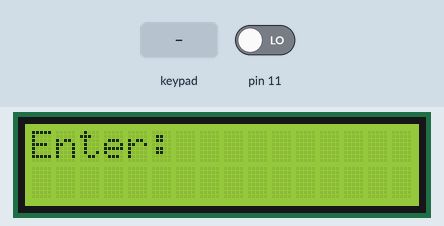
The sketch below on a simulated Arduino Uno, built with avr-gcc and run on an emulated ATmega328P. Shown: 16×2 character LCD. Wiring (inferred from the names in the program): 4×4 keypad with keys 1 2 3 C 4 5 6 B 7 8 9 D A 0 # O: rows pin 5, pin 4, pin 3, pin 2; columns pin 6, pin 7, pin 8, pin 9. Inputs (shaded band) come from the test bench; at power-on: pin 11 LOW. What the sketch prints to the serial monitor is not drawn.

Above: at 1.3 s.
1.4 s: keypad keys 5 4 3 2 A pressed 0.4 s apart
At 3.9 s:
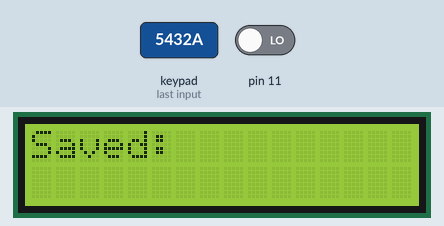
4.9 s: keypad keys # # # # # # # D pressed 0.4 s apart
At 8.7 s:
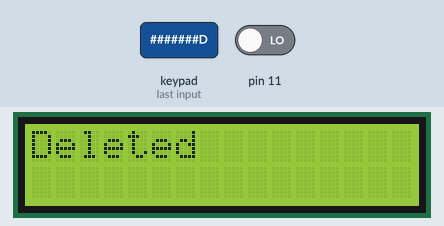
9.6 s: key 'O' pressed
At 10.2 s:
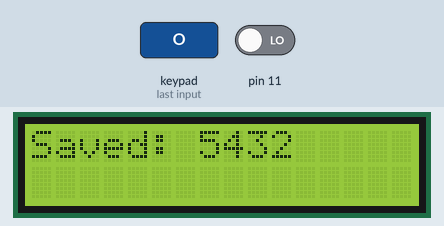
11.1 s: key '1' pressed
At 12.2 s:
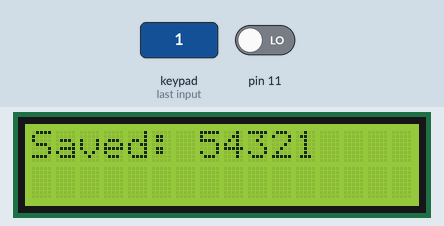
12.6 s: key 'C' pressed
At 13.7 s:
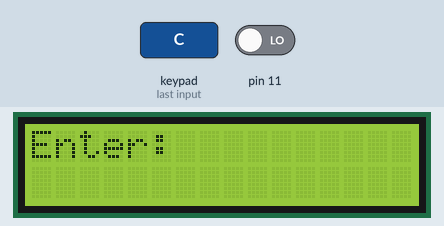
14.1 s: key 'A' pressed
At 15.0 s:
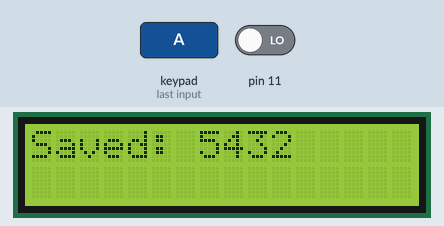
Timing chart, 0 to 16.6 s (numbered marks = the images above; inputs shaded):
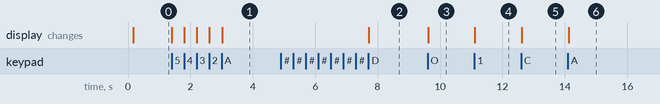

Measured:
- after the input at 1.4 s, the display: first changes at once (image 1 shows a later state)
- after the input at 4.9 s, the display: changes after 2.8 s (image 2)
- after the input at 9.6 s, the display: changes at once (image 3)
- after the input at 11.1 s, the display: changes at once (image 4)
- after the input at 12.6 s, the display: changes at once (image 5)
- after the input at 14.1 s, the display: changes at once (image 6)

The sketch:

20240614.ino
```cpp
#include <Wire.h>
#include <LiquidCrystal_I2C.h>
#include <Keypad.h>
#include <SoftWire.h>

// 소프트웨어 I2C 설정 (SDA = 10, SCL = 11)
SoftWire myWire(10, 11);
LiquidCrystal_I2C lcd(0x27, 16, 2); // I2C LCD의 주소 설정

// 키패드의 행과 열의 수를 정의합니다.
const byte ROWS = 4;
const byte COLS = 4;

// 키패드의 키 배열을 정의합니다.
char keys[ROWS][COLS] = {
  {'1','2','3','C'}, // 'A'를 'C'로 변경
  {'4','5','6','B'},
  {'7','8','9','D'}, // 'C'를 'D'로 변경
  {'A','0','#','O'}  // '*'를 'A'로 변경
};

// 행과 열에 대한 핀 배열을 정의합니다.
byte rowPins[ROWS] = { 5, 4, 3, 2 };
byte colPins[COLS] = {6, 7, 8, 9};

// 키패드를 초기화합니다.
Keypad keypad = Keypad(makeKeymap(keys), rowPins, colPins, ROWS, COLS);

String input = "";  // 현재 입력 중인 숫자
String saved = "";  // 저장된 숫자
String deleteSequence = ""; // # 입력 횟수를 저장

void setup() {
  Serial.begin(9600); // 시리얼 통신을 시작합니다.
  myWire.begin(); // 소프트웨어 I2C 초기화
  lcd.begin();    // LCD 초기화
  lcd.backlight(); // 백라이트 켜기
  lcd.print("Enter: "); // 초기 메시지를 LCD에 출력합니다.
}

void loop() {
  char key = keypad.getKey(); // 키패드에서 키 입력을 받습니다.

  if (key) { // 키가 눌렸다면
    if (key >= '0' && key <= '9') {
      input += key; // 숫자를 입력 중인 문자열에 추가합니다.
      lcd.print(key); // LCD에 출력합니다.
    } else if (key == 'C') {
      input = ""; // 입력 중인 숫자를 전체 삭제합니다.
      lcd.clear();
      lcd.print("Enter: ");
    } else if (key == 'B') {
      if (input.length() > 0) {
        input.remove(input.length() - 1); // 입력 중인 숫자에서 뒤에서 한 글자 삭제합니다.
        lcd.clear();
        lcd.print("Enter: ");
        lcd.print(input); // 남은 입력을 LCD에 다시 출력합니다.
      }
    } else if (key == 'O') {
      saved = input; // 입력된 숫자를 저장합니다.
      input = ""; // 입력 중인 숫자를 초기화합니다.
      lcd.clear();
      lcd.print("Saved: ");
      lcd.print(saved); // 저장된 숫자를 LCD에 출력합니다.
    } else if (key == 'D') {
      if (deleteSequence == "#######") {
        saved = ""; // 저장된 숫자를 전체 삭제합니다.
        lcd.clear();
        lcd.print("Deleted");
      }
      deleteSequence = ""; // 조건 충족 후 시퀀스 초기화
    } else if (key == '#') {
      deleteSequence += key; // # 입력 시 deleteSequence에 추가
      if (deleteSequence.length() > 7) {
        deleteSequence = ""; // 7번 이상 누르면 시퀀스를 초기화
      }
    } else if (key == 'A') {
      lcd.clear();
      lcd.print("Saved: ");
      lcd.print(saved); // 저장된 숫자를 LCD에 출력합니다.
    }
    Serial.println(key); // 키 값을 시리얼 모니터에 출력합니다.
  }
}
```
